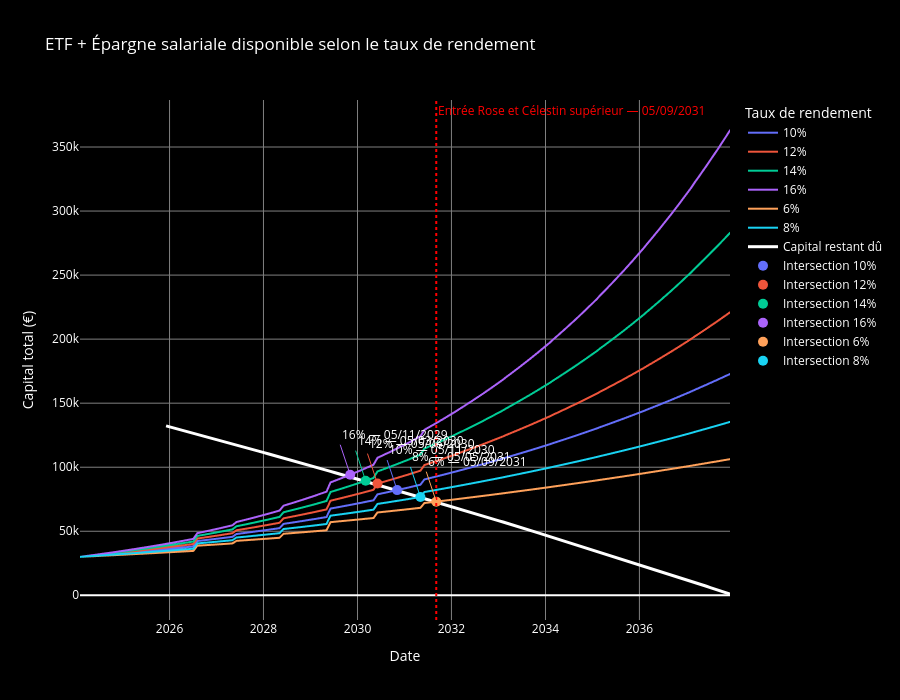

The notebook cell this image was saved under:
### Code cell
# Ajouter les versements d’épargne salariale avec rendement ETF selon le taux associé

# Préparer les versements d’épargne salariale
if 'df_epargne' not in globals():
    df_epargne = pd.read_csv('Epargne_salariale.csv', sep=';')

savings = df_epargne.copy()
savings['Date'] = pd.to_datetime(savings['Date'], dayfirst=True, errors='coerce')
savings['Montant (€)'] = savings['Montant (€)'].astype(str).str.replace(' ', '').str.replace(',', '.')
savings['Montant (€)'] = pd.to_numeric(savings['Montant (€)'], errors='coerce')
savings.loc[savings['Date'].isna(), 'Date'] = pd.Timestamp('2026-08-05')
savings = savings.dropna(subset=['Date', 'Montant (€)']).sort_values('Date').reset_index(drop=True)

# Construire les séries ETF + épargne salariale avec rendement propre à chaque taux
combined_rows = []
for rate in rates:
    taux_label = f'{rate * 100:.0f}%'
    grp = etf_growth[etf_growth['Taux'] == taux_label].sort_values('Date').copy()
    grp = grp.reset_index(drop=True)

    values = grp['Montant'].astype(float).to_numpy(copy=True)

    for _, dep in savings.iterrows():
        dep_date = dep['Date']
        dep_amount = float(dep['Montant (€)'])
        if dep_date > end_date:
            continue

        pos = None
        for j, d in enumerate(grp['Date']):
            if d >= dep_date:
                pos = j
                break
        if pos is None:
            continue

        for j in range(pos, len(values)):
            months = (grp['Date'].iloc[j].year - dep_date.year) * 12 + (grp['Date'].iloc[j].month - dep_date.month)
            if months < 0:
                months = 0
            values[j] += dep_amount * (1 + rate / 12) ** months

    combined_rows.append(pd.DataFrame({
        'Date': grp['Date'],
        'Montant total disponible': values,
        'Taux': [taux_label] * len(grp)
    }))

combined_df = pd.concat(combined_rows, ignore_index=True)
combined_df['Date'] = pd.to_datetime(combined_df['Date'])
combined_df = combined_df.sort_values(['Taux', 'Date']).reset_index(drop=True)

# Tracer le graphe final
fig_combined = px.line(
    combined_df,
    x='Date',
    y='Montant total disponible',
    color='Taux',
    labels={'Date': 'Date', 'Montant total disponible': 'Capital total (€)', 'Taux': 'Taux de rendement'},
    title='ETF + Épargne salariale disponible selon le taux de rendement',
    height=700
)

fig_combined.update_layout(
    paper_bgcolor='black',
    plot_bgcolor='black',
    font_color='white',
)
fig_combined.update_xaxes(showgrid=True, gridcolor='gray', tickfont_color='white', title_font_color='white')
fig_combined.update_yaxes(showgrid=True, gridcolor='gray', tickfont_color='white', title_font_color='white')

# Ajouter la courbe du capital restant dû
amort_curve = df_amort[['Date', 'Capital restant dû']].copy()
amort_curve['Date'] = pd.to_datetime(amort_curve['Date'], dayfirst=True)
amort_curve = amort_curve.sort_values('Date')
amort_curve['capital restant dû'] = pd.to_numeric(
    amort_curve['Capital restant dû'].astype(str).str.replace(' ', '').str.replace(',', '.'),
    errors='coerce'
)
fig_combined.add_scatter(
    x=amort_curve['Date'],
    y=amort_curve['capital restant dû'],
    mode='lines',
    name='Capital restant dû',
    line=dict(color='white', width=3)
)

# Calculer intersections et conserver la ligne rouge
combined_dates = pd.DatetimeIndex(sorted(combined_df['Date'].unique()))
amort_series = amort_curve.set_index('Date')['capital restant dû']
amort_on_dates = amort_series.reindex(combined_dates).interpolate(method='time')

annotations = []
intersections = []
color_map = {}
for trace in fig_combined.data:
    name = trace.name
    if isinstance(name, str) and name.endswith('%'):
        color = getattr(getattr(trace, 'line', None), 'color', None)
        color_map[name] = color or 'yellow'

for taux, grp in combined_df.groupby('Taux'):
    grp_sorted = grp.sort_values('Date').set_index('Date')
    combined_vals = grp_sorted['Montant total disponible']
    amort_vals = amort_on_dates.reindex(grp_sorted.index).interpolate(method='time')
    mask = (combined_vals >= amort_vals).fillna(False)
    if mask.any():
        inter_date = mask[mask].index[0]
        inter_val = float(combined_vals.loc[inter_date])
        color = color_map.get(taux, 'yellow')
        fig_combined.add_scatter(
            x=[inter_date],
            y=[inter_val],
            mode='markers',
            marker=dict(size=10, color=color),
            name=f'Intersection {taux}'
        )
        annotations.append(dict(
            x=inter_date,
            y=inter_val,
            xanchor='left',
            yanchor='bottom',
            text=f"{taux} — {inter_date.strftime('%d/%m/%Y')}",
            font=dict(color='white'),
            showarrow=True,
            arrowcolor=color
        ))
        intersections.append({
            'Taux': taux,
            "Date d'intersection": inter_date,
            'Montant total disponible': inter_val,
            'Capital restant dû': float(amort_vals.loc[inter_date])
        })

vline_date = pd.Timestamp('2031-09-05')
fig_combined.add_vline(x=vline_date, line=dict(color='red', width=2, dash='dot'))
annotations.append(dict(
    x=vline_date,
    y=1.02 * combined_df['Montant total disponible'].max(),
    xanchor='left',
    yanchor='bottom',
    text='Entrée Rose et Célestin supérieur — 05/09/2031',
    font=dict(color='red'),
    showarrow=False
))

fig_combined.update_layout(annotations=annotations)

intersections_df = pd.DataFrame(intersections).sort_values("Date d'intersection")
fig_combined.show()
intersections_df

### Figure 1 — Plotly figure (JSON) as saved in the notebook; plotly's stock layout.template omitted (floating-point values rounded to 4 significant figures; data arrays with more than 128 entries replaced by an {"elided": "..."} marker saying what was removed)
{"data": [{"hovertemplate": "Taux de rendement=10%<br>Date=%{x}<br>Capital total (€)=%{y}<extra></extra>", "legendgroup": "10%", "line": {"color": "#636efa", "dash": "solid"}, "marker": {"symbol": "circle"}, "mode": "lines", "name": "10%", "showlegend": true, "type": "scattergl", "x": {"elided": "167 str values"}, "xaxis": "x", "y": {"elided": "167 float values"}, "yaxis": "y"}, {"hovertemplate": "Taux de rendement=12%<br>Date=%{x}<br>Capital total (€)=%{y}<extra></extra>", "legendgroup": "12%", "line": {"color": "#EF553B", "dash": "solid"}, "marker": {"symbol": "circle"}, "mode": "lines", "name": "12%", "showlegend": true, "type": "scattergl", "x": {"elided": "167 str values"}, "xaxis": "x", "y": {"elided": "167 float values"}, "yaxis": "y"}, {"hovertemplate": "Taux de rendement=14%<br>Date=%{x}<br>Capital total (€)=%{y}<extra></extra>", "legendgroup": "14%", "line": {"color": "#00cc96", "dash": "solid"}, "marker": {"symbol": "circle"}, "mode": "lines", "name": "14%", "showlegend": true, "type": "scattergl", "x": {"elided": "167 str values"}, "xaxis": "x", "y": {"elided": "167 float values"}, "yaxis": "y"}, {"hovertemplate": "Taux de rendement=16%<br>Date=%{x}<br>Capital total (€)=%{y}<extra></extra>", "legendgroup": "16%", "line": {"color": "#ab63fa", "dash": "solid"}, "marker": {"symbol": "circle"}, "mode": "lines", "name": "16%", "showlegend": true, "type": "scattergl", "x": {"elided": "167 str values"}, "xaxis": "x", "y": {"elided": "167 float values"}, "yaxis": "y"}, {"hovertemplate": "Taux de rendement=6%<br>Date=%{x}<br>Capital total (€)=%{y}<extra></extra>", "legendgroup": "6%", "line": {"color": "#FFA15A", "dash": "solid"}, "marker": {"symbol": "circle"}, "mode": "lines", "name": "6%", "showlegend": true, "type": "scattergl", "x": {"elided": "167 str values"}, "xaxis": "x", "y": {"elided": "167 float values"}, "yaxis": "y"}, {"hovertemplate": "Taux de rendement=8%<br>Date=%{x}<br>Capital total (€)=%{y}<extra></extra>", "legendgroup": "8%", "line": {"color": "#19d3f3", "dash": "solid"}, "marker": {"symbol": "circle"}, "mode": "lines", "name": "8%", "showlegend": true, "type": "scattergl", "x": {"elided": "167 str values"}, "xaxis": "x", "y": {"elided": "167 float values"}, "yaxis": "y"}, {"line": {"color": "white", "width": 3}, "mode": "lines", "name": "Capital restant dû", "type": "scatter", "x": {"elided": "145 str values"}, "y": {"elided": "145 int values"}}, {"marker": {"color": "#636efa", "size": 10}, "mode": "markers", "name": "Intersection 10%", "type": "scatter", "x": ["2030-11-05T00:00:00"], "y": [82140.0]}, {"marker": {"color": "#EF553B", "size": 10}, "mode": "markers", "name": "Intersection 12%", "type": "scatter", "x": ["2030-06-05T00:00:00"], "y": [87220.0]}, {"marker": {"color": "#00cc96", "size": 10}, "mode": "markers", "name": "Intersection 14%", "type": "scatter", "x": ["2030-03-05T00:00:00"], "y": [89490.0]}, {"marker": {"color": "#ab63fa", "size": 10}, "mode": "markers", "name": "Intersection 16%", "type": "scatter", "x": ["2029-11-05T00:00:00"], "y": [94150.0]}, {"marker": {"color": "#FFA15A", "size": 10}, "mode": "markers", "name": "Intersection 6%", "type": "scatter", "x": ["2031-09-05T00:00:00"], "y": [73130.0]}, {"marker": {"color": "#19d3f3", "size": 10}, "mode": "markers", "name": "Intersection 8%", "type": "scatter", "x": ["2031-05-05T00:00:00"], "y": [76730.0]}], "layout": {"annotations": [{"arrowcolor": "#636efa", "font": {"color": "white"}, "showarrow": true, "text": "10% — 05/11/2030", "x": "2030-11-05T00:00:00", "xanchor": "left", "y": 82140.0, "yanchor": "bottom"}, {"arrowcolor": "#EF553B", "font": {"color": "white"}, "showarrow": true, "text": "12% — 05/06/2030", "x": "2030-06-05T00:00:00", "xanchor": "left", "y": 87220.0, "yanchor": "bottom"}, {"arrowcolor": "#00cc96", "font": {"color": "white"}, "showarrow": true, "text": "14% — 05/03/2030", "x": "2030-03-05T00:00:00", "xanchor": "left", "y": 89490.0, "yanchor": "bottom"}, {"arrowcolor": "#ab63fa", "font": {"color": "white"}, "showarrow": true, "text": "16% — 05/11/2029", "x": "2029-11-05T00:00:00", "xanchor": "left", "y": 94150.0, "yanchor": "bottom"}, {"arrowcolor": "#FFA15A", "font": {"color": "white"}, "showarrow": true, "text": "6% — 05/09/2031", "x": "2031-09-05T00:00:00", "xanchor": "left", "y": 73130.0, "yanchor": "bottom"}, {"arrowcolor": "#19d3f3", "font": {"color": "white"}, "showarrow": true, "text": "8% — 05/05/2031", "x": "2031-05-05T00:00:00", "xanchor": "left", "y": 76730.0, "yanchor": "bottom"}, {"font": {"color": "red"}, "showarrow": false, "text": "Entrée Rose et Célestin supérieur — 05/09/2031", "x": "2031-09-05T00:00:00", "xanchor": "left", "y": 370300.0, "yanchor": "bottom"}], "font": {"color": "white"}, "height": 700, "legend": {"title": {"text": "Taux de rendement"}, "tracegroupgap": 0}, "paper_bgcolor": "black", "plot_bgcolor": "black", "shapes": [{"line": {"color": "red", "dash": "dot", "width": 2}, "type": "line", "x0": "2031-09-05T00:00:00", "x1": "2031-09-05T00:00:00", "xref": "x", "y0": 0, "y1": 1, "yref": "y domain"}], "title": {"text": "ETF + Épargne salariale disponible selon le taux de rendement"}, "xaxis": {"anchor": "y", "domain": [0, 1], "gridcolor": "gray", "showgrid": true, "tickfont": {"color": "white"}, "title": {"font": {"color": "white"}, "text": "Date"}}, "yaxis": {"anchor": "x", "domain": [0, 1], "gridcolor": "gray", "showgrid": true, "tickfont": {"color": "white"}, "title": {"font": {"color": "white"}, "text": "Capital total (€)"}}}}
